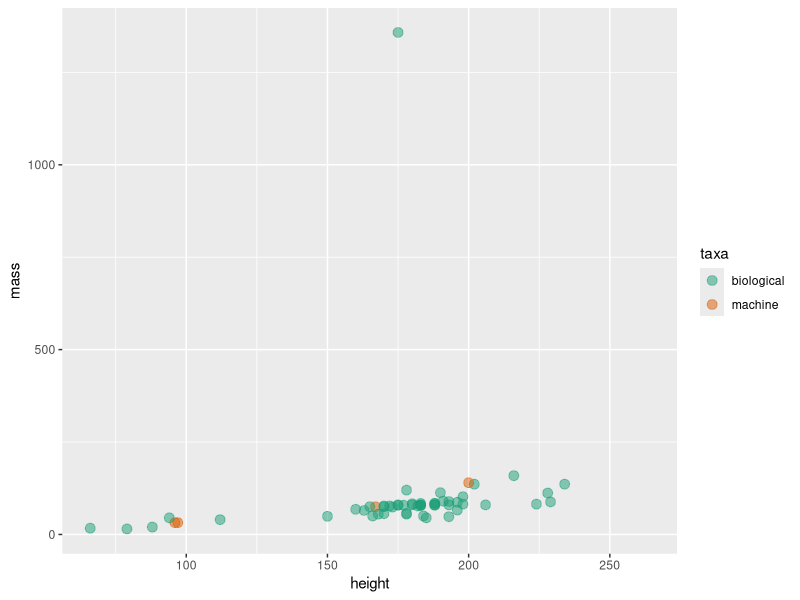
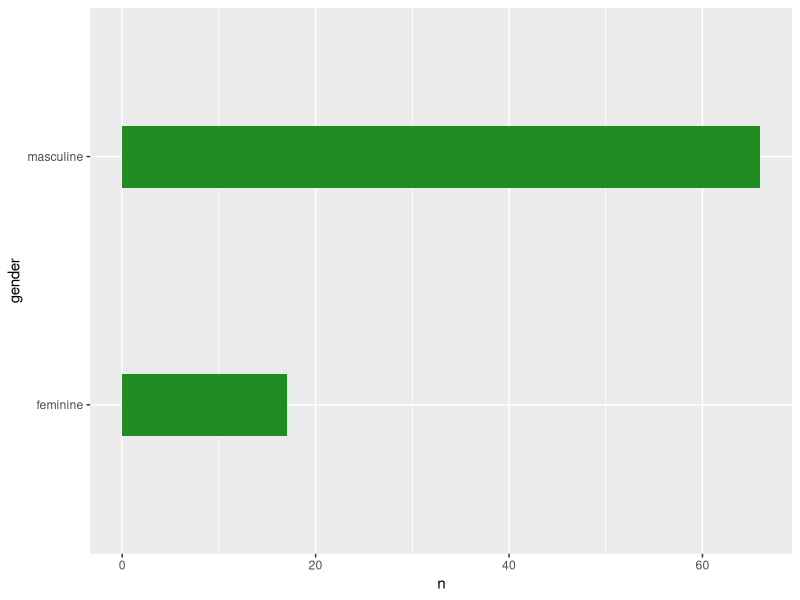

R code for these plots, in order:
## ---- chunk 1
#Missing data. In error, missing cells/observations in some measure can kick back an error. In other apps, sometimes ignored but can introduce error.
#setwd('data-wrangling')
library(tidyverse)
ttc <-read_csv("data/ttc.csv") #The Toronto Transit Commission Data.
ttc #tibble produced if use read_csv versus dataframe. Tibbles include str() list of vector attributes at the top of output.

#check for missing values
is.na(ttc)
summary(ttc, na.rm=TRUE) #excludes NA
new.ttc <-na.omit(ttc) # returns without missing values
is.na(new.ttc) #check to see if it worked

#many other solutions but I use these two frequently

## ---- chunk 2
survey<-read_csv("data/5081.survey.1.csv")
survey
#I want just a simple tibble with experience by discipline for students new to rstats in a graduate-level course.

experience <- survey %>% select(discipline, r.experience)
experience

#Now I just want to select the physiology folks
physiologists <- experience %>% filter(discipline == "physiology")
physiologists

#Selections also often include a summary by levels or I want to make a new column with some calculations. Think about what you have likely done in excel.

#used pipes and made a nice summary table
experience <-survey %>% group_by(discipline) %>% summarise(
  count = n(),
  exp = mean (r.experience)
)

## ---- chunk 3
library(tidyverse)
data <- starwars #setup as tibble
data #quick look

#simplify species
data <- data %>% mutate(taxa = ifelse(species == "Droid", "machine", "biological"))
data <- data[!is.na(data$taxa), ] #remove NAs from one vector only

#note, ifelses are messy and easy to get really nested and long-winded. Dplyr 0.7.0 release notes suggests considering the function case_when in its stead.

#count up by gender
counts <- data %>% group_by(gender) %>% count()
counts <- counts[!is.na(counts$gender), ] #remove NAs from one vector only
counts$gender <- factor(counts$gender, levels = counts$gender[order(counts$n)])

#I love the count and tally functions! There is also now a new set of similar functions: add_count() and add_tally() for adding an n column within groups

## ---- chunk 4
#library(plotly)
p <- ggplot(data, aes(height, mass, color = taxa)) + geom_point(size = 3, alpha = 0.5) +
  scale_color_brewer(palette = "Dark2")
#ggplotly(p)
p


p <- ggplot(counts, aes(gender, n)) + geom_bar(stat = "identity", fill = "forestgreen", width = 0.25) + coord_flip()
p

